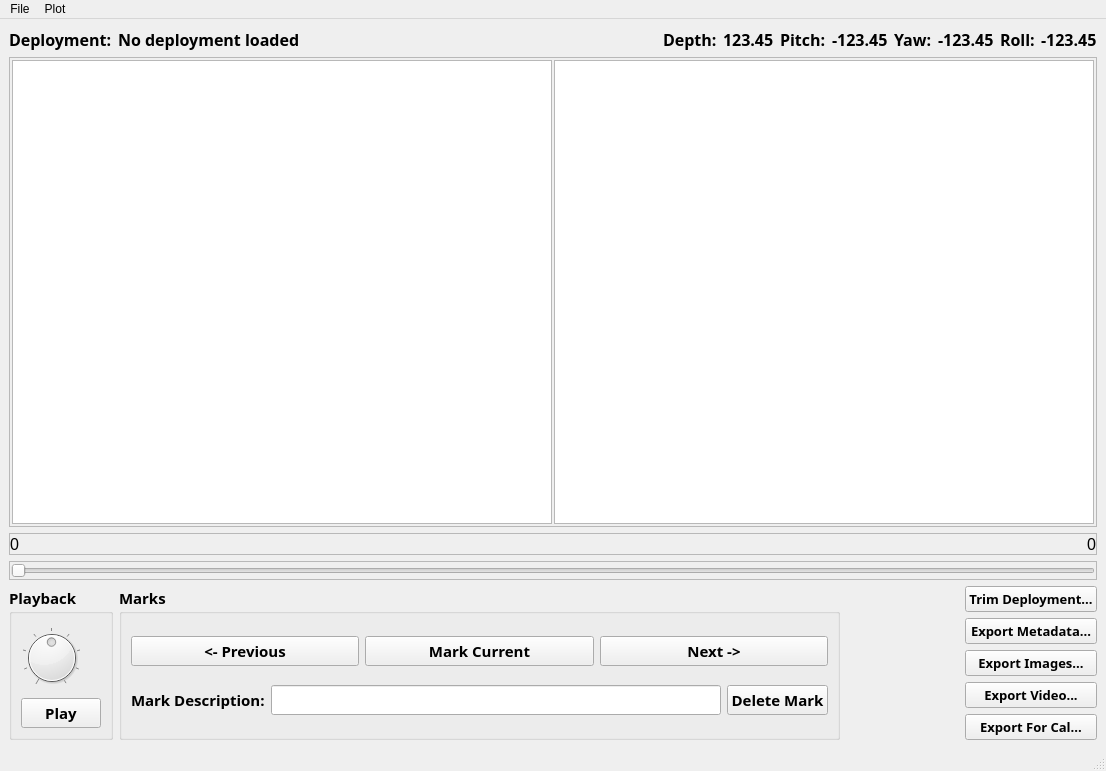
<?xml version="1.0" encoding="UTF-8"?>
<ui version="4.0">
 <class>CamtrawlBrowser</class>
 <widget class="QMainWindow" name="CamtrawlBrowser">
  <property name="geometry">
   <rect>
    <x>0</x>
    <y>0</y>
    <width>1106</width>
    <height>771</height>
   </rect>
  </property>
  <property name="minimumSize">
   <size>
    <width>0</width>
    <height>0</height>
   </size>
  </property>
  <property name="maximumSize">
   <size>
    <width>9999</width>
    <height>9999</height>
   </size>
  </property>
  <property name="windowTitle">
   <string>Camtrawl Browser</string>
  </property>
  <widget class="QWidget" name="centralwidget">
   <layout class="QVBoxLayout" name="verticalLayout_3">
    <item>
     <layout class="QHBoxLayout" name="horizontalLayout_7">
      <item>
       <widget class="QLabel" name="label">
        <property name="font">
         <font>
          <family>Arial Black</family>
          <pointsize>12</pointsize>
          <weight>75</weight>
          <bold>true</bold>
         </font>
        </property>
        <property name="text">
         <string>Deployment:</string>
        </property>
       </widget>
      </item>
      <item>
       <widget class="QLabel" name="deployment">
        <property name="font">
         <font>
          <family>Arial Black</family>
          <pointsize>12</pointsize>
          <weight>75</weight>
          <bold>true</bold>
         </font>
        </property>
        <property name="text">
         <string>No deployment loaded</string>
        </property>
       </widget>
      </item>
      <item>
       <spacer name="horizontalSpacer">
        <property name="orientation">
         <enum>Qt::Horizontal</enum>
        </property>
        <property name="sizeType">
         <enum>QSizePolicy::MinimumExpanding</enum>
        </property>
        <property name="sizeHint" stdset="0">
         <size>
          <width>40</width>
          <height>20</height>
         </size>
        </property>
       </spacer>
      </item>
      <item>
       <layout class="QHBoxLayout" name="horizontalLayout_8">
        <item>
         <widget class="QLabel" name="label_3">
          <property name="font">
           <font>
            <family>Arial Black</family>
            <pointsize>12</pointsize>
            <weight>75</weight>
            <bold>true</bold>
           </font>
          </property>
          <property name="text">
           <string>Depth:</string>
          </property>
         </widget>
        </item>
        <item>
         <widget class="QLabel" name="depth">
          <property name="font">
           <font>
            <family>Arial Black</family>
            <pointsize>12</pointsize>
            <weight>75</weight>
            <bold>true</bold>
           </font>
          </property>
          <property name="text">
           <string>123.45</string>
          </property>
         </widget>
        </item>
        <item>
         <widget class="QLabel" name="label_2">
          <property name="font">
           <font>
            <family>Arial Black</family>
            <pointsize>12</pointsize>
            <weight>75</weight>
            <bold>true</bold>
           </font>
          </property>
          <property name="text">
           <string>Pitch:</string>
          </property>
         </widget>
        </item>
        <item>
         <widget class="QLabel" name="pitch">
          <property name="font">
           <font>
            <family>Arial Black</family>
            <pointsize>12</pointsize>
            <weight>75</weight>
            <bold>true</bold>
           </font>
          </property>
          <property name="text">
           <string>-123.45</string>
          </property>
         </widget>
        </item>
        <item>
         <widget class="QLabel" name="label_4">
          <property name="font">
           <font>
            <family>Arial Black</family>
            <pointsize>12</pointsize>
            <weight>75</weight>
            <bold>true</bold>
           </font>
          </property>
          <property name="text">
           <string>Yaw:</string>
          </property>
         </widget>
        </item>
        <item>
         <widget class="QLabel" name="yaw">
          <property name="font">
           <font>
            <family>Arial Black</family>
            <pointsize>12</pointsize>
            <weight>75</weight>
            <bold>true</bold>
           </font>
          </property>
          <property name="text">
           <string>-123.45</string>
          </property>
         </widget>
        </item>
        <item>
         <widget class="QLabel" name="label_6">
          <property name="font">
           <font>
            <family>Arial Black</family>
            <pointsize>12</pointsize>
            <weight>75</weight>
            <bold>true</bold>
           </font>
          </property>
          <property name="text">
           <string>Roll:</string>
          </property>
         </widget>
        </item>
        <item>
         <widget class="QLabel" name="roll">
          <property name="font">
           <font>
            <family>Arial Black</family>
            <pointsize>12</pointsize>
            <weight>75</weight>
            <bold>true</bold>
           </font>
          </property>
          <property name="text">
           <string>-123.45</string>
          </property>
         </widget>
        </item>
       </layout>
      </item>
     </layout>
    </item>
    <item>
     <widget class="QFrame" name="frame_2">
      <property name="frameShape">
       <enum>QFrame::StyledPanel</enum>
      </property>
      <property name="frameShadow">
       <enum>QFrame::Raised</enum>
      </property>
      <layout class="QHBoxLayout" name="horizontalLayout">
       <property name="spacing">
        <number>2</number>
       </property>
       <property name="leftMargin">
        <number>2</number>
       </property>
       <property name="topMargin">
        <number>2</number>
       </property>
       <property name="rightMargin">
        <number>2</number>
       </property>
       <property name="bottomMargin">
        <number>2</number>
       </property>
       <item>
        <widget class="QImageViewer" name="gvLeft">
         <property name="minimumSize">
          <size>
           <width>450</width>
           <height>300</height>
          </size>
         </property>
        </widget>
       </item>
       <item>
        <widget class="QImageViewer" name="gvRight">
         <property name="minimumSize">
          <size>
           <width>450</width>
           <height>300</height>
          </size>
         </property>
        </widget>
       </item>
      </layout>
     </widget>
    </item>
    <item>
     <widget class="QFrame" name="frame_4">
      <property name="frameShape">
       <enum>QFrame::StyledPanel</enum>
      </property>
      <property name="frameShadow">
       <enum>QFrame::Raised</enum>
      </property>
      <layout class="QHBoxLayout" name="horizontalLayout_3">
       <property name="leftMargin">
        <number>0</number>
       </property>
       <property name="topMargin">
        <number>0</number>
       </property>
       <property name="rightMargin">
        <number>0</number>
       </property>
       <property name="bottomMargin">
        <number>0</number>
       </property>
       <item>
        <widget class="QLabel" name="minFrame">
         <property name="font">
          <font>
           <pointsize>12</pointsize>
          </font>
         </property>
         <property name="text">
          <string>0</string>
         </property>
        </widget>
       </item>
       <item>
        <spacer name="horizontalSpacer_2">
         <property name="orientation">
          <enum>Qt::Horizontal</enum>
         </property>
         <property name="sizeHint" stdset="0">
          <size>
           <width>40</width>
           <height>20</height>
          </size>
         </property>
        </spacer>
       </item>
       <item>
        <widget class="QLabel" name="maxFrame">
         <property name="font">
          <font>
           <pointsize>12</pointsize>
          </font>
         </property>
         <property name="text">
          <string>0</string>
         </property>
        </widget>
       </item>
      </layout>
     </widget>
    </item>
    <item>
     <widget class="QFrame" name="frame_3">
      <property name="frameShape">
       <enum>QFrame::StyledPanel</enum>
      </property>
      <property name="frameShadow">
       <enum>QFrame::Raised</enum>
      </property>
      <layout class="QVBoxLayout" name="verticalLayout_2">
       <property name="spacing">
        <number>6</number>
       </property>
       <property name="leftMargin">
        <number>1</number>
       </property>
       <property name="topMargin">
        <number>1</number>
       </property>
       <property name="rightMargin">
        <number>1</number>
       </property>
       <property name="bottomMargin">
        <number>1</number>
       </property>
       <item>
        <widget class="QTickSlider" name="imageSlider">
         <property name="orientation">
          <enum>Qt::Horizontal</enum>
         </property>
        </widget>
       </item>
      </layout>
     </widget>
    </item>
    <item>
     <layout class="QHBoxLayout" name="horizontalLayout_6">
      <item>
       <widget class="QGroupBox" name="gbPlay">
        <property name="font">
         <font>
          <family>Arial Black</family>
          <pointsize>11</pointsize>
          <weight>75</weight>
          <bold>true</bold>
         </font>
        </property>
        <property name="title">
         <string>Playback</string>
        </property>
        <layout class="QVBoxLayout" name="verticalLayout_6">
         <item>
          <widget class="QDial" name="playSpeedDial">
           <property name="maximumSize">
            <size>
             <width>61</width>
             <height>16777215</height>
            </size>
           </property>
           <property name="minimum">
            <number>1</number>
           </property>
           <property name="maximum">
            <number>9</number>
           </property>
           <property name="value">
            <number>5</number>
           </property>
           <property name="orientation">
            <enum>Qt::Horizontal</enum>
           </property>
           <property name="wrapping">
            <bool>false</bool>
           </property>
           <property name="notchesVisible">
            <bool>true</bool>
           </property>
          </widget>
         </item>
         <item>
          <widget class="QPushButton" name="playBtn">
           <property name="font">
            <font>
             <family>Arial Black</family>
             <pointsize>11</pointsize>
             <weight>75</weight>
             <bold>true</bold>
            </font>
           </property>
           <property name="text">
            <string>Play</string>
           </property>
           <property name="checkable">
            <bool>true</bool>
           </property>
          </widget>
         </item>
        </layout>
       </widget>
      </item>
      <item>
       <widget class="QGroupBox" name="gbMarks">
        <property name="minimumSize">
         <size>
          <width>500</width>
          <height>0</height>
         </size>
        </property>
        <property name="font">
         <font>
          <family>Arial Black</family>
          <pointsize>11</pointsize>
          <weight>75</weight>
          <bold>true</bold>
         </font>
        </property>
        <property name="title">
         <string>Marks</string>
        </property>
        <layout class="QVBoxLayout" name="verticalLayout">
         <item>
          <layout class="QHBoxLayout" name="horizontalLayout_4">
           <item>
            <widget class="QPushButton" name="pbPreviousMark">
             <property name="font">
              <font>
               <family>Arial Black</family>
               <pointsize>11</pointsize>
               <weight>75</weight>
               <bold>true</bold>
              </font>
             </property>
             <property name="text">
              <string>&lt;- Previous</string>
             </property>
            </widget>
           </item>
           <item>
            <widget class="QPushButton" name="pbMarkCurrent">
             <property name="font">
              <font>
               <family>Arial Black</family>
               <pointsize>11</pointsize>
               <weight>75</weight>
               <bold>true</bold>
              </font>
             </property>
             <property name="text">
              <string>Mark Current</string>
             </property>
            </widget>
           </item>
           <item>
            <widget class="QPushButton" name="pbNextMark">
             <property name="font">
              <font>
               <family>Arial Black</family>
               <pointsize>11</pointsize>
               <weight>75</weight>
               <bold>true</bold>
              </font>
             </property>
             <property name="text">
              <string>Next -&gt;</string>
             </property>
            </widget>
           </item>
          </layout>
         </item>
         <item>
          <layout class="QHBoxLayout" name="horizontalLayout_5">
           <item>
            <widget class="QLabel" name="label_5">
             <property name="font">
              <font>
               <family>Arial Black</family>
               <pointsize>11</pointsize>
               <weight>75</weight>
               <bold>true</bold>
              </font>
             </property>
             <property name="text">
              <string>Mark Description:</string>
             </property>
            </widget>
           </item>
           <item>
            <widget class="QLineEdit" name="marksDescription">
             <property name="minimumSize">
              <size>
               <width>450</width>
               <height>0</height>
              </size>
             </property>
             <property name="maximumSize">
              <size>
               <width>1000</width>
               <height>16777215</height>
              </size>
             </property>
             <property name="font">
              <font>
               <family>Arial Black</family>
               <pointsize>11</pointsize>
               <weight>75</weight>
               <bold>true</bold>
              </font>
             </property>
            </widget>
           </item>
           <item>
            <widget class="QPushButton" name="pbDeleteMark">
             <property name="font">
              <font>
               <family>Arial Black</family>
               <pointsize>11</pointsize>
               <weight>75</weight>
               <bold>true</bold>
              </font>
             </property>
             <property name="text">
              <string>Delete Mark</string>
             </property>
            </widget>
           </item>
          </layout>
         </item>
        </layout>
       </widget>
      </item>
      <item>
       <spacer name="horizontalSpacer_3">
        <property name="orientation">
         <enum>Qt::Horizontal</enum>
        </property>
        <property name="sizeHint" stdset="0">
         <size>
          <width>40</width>
          <height>20</height>
         </size>
        </property>
       </spacer>
      </item>
      <item>
       <layout class="QVBoxLayout" name="verticalLayout_4">
        <item>
         <widget class="QPushButton" name="pbTrim">
          <property name="font">
           <font>
            <family>Arial Black</family>
            <pointsize>10</pointsize>
            <weight>75</weight>
            <bold>true</bold>
           </font>
          </property>
          <property name="text">
           <string>Trim Deployment...</string>
          </property>
         </widget>
        </item>
        <item>
         <widget class="QPushButton" name="exportBtn">
          <property name="font">
           <font>
            <family>Arial Black</family>
            <pointsize>10</pointsize>
            <weight>75</weight>
            <bold>true</bold>
           </font>
          </property>
          <property name="text">
           <string>Export Metadata...</string>
          </property>
         </widget>
        </item>
        <item>
         <widget class="QPushButton" name="pbExportImage">
          <property name="font">
           <font>
            <family>Arial Black</family>
            <pointsize>10</pointsize>
            <weight>75</weight>
            <bold>true</bold>
           </font>
          </property>
          <property name="text">
           <string>Export Images...</string>
          </property>
         </widget>
        </item>
        <item>
         <widget class="QPushButton" name="pbExportVideo">
          <property name="font">
           <font>
            <family>Arial Black</family>
            <pointsize>10</pointsize>
            <weight>75</weight>
            <bold>true</bold>
           </font>
          </property>
          <property name="text">
           <string>Export Video...</string>
          </property>
         </widget>
        </item>
        <item>
         <widget class="QPushButton" name="pbExForCal">
          <property name="font">
           <font>
            <family>Arial Black</family>
            <pointsize>10</pointsize>
            <weight>75</weight>
            <bold>true</bold>
           </font>
          </property>
          <property name="text">
           <string>Export For Cal...</string>
          </property>
         </widget>
        </item>
       </layout>
      </item>
     </layout>
    </item>
   </layout>
   <zorder>frame_2</zorder>
   <zorder>frame_3</zorder>
   <zorder>frame_4</zorder>
  </widget>
  <widget class="QMenuBar" name="menuBar">
   <property name="geometry">
    <rect>
     <x>0</x>
     <y>0</y>
     <width>1106</width>
     <height>21</height>
    </rect>
   </property>
   <widget class="QMenu" name="menuFile">
    <property name="title">
     <string>File</string>
    </property>
    <addaction name="actionLoad"/>
    <addaction name="separator"/>
    <addaction name="actionExit"/>
   </widget>
   <widget class="QMenu" name="menuPlot">
    <property name="title">
     <string>Plot</string>
    </property>
    <addaction name="actionPlotDepth"/>
    <addaction name="actionPlotVAT"/>
   </widget>
   <addaction name="menuFile"/>
   <addaction name="menuPlot"/>
  </widget>
  <widget class="QStatusBar" name="statusBar"/>
  <action name="actionLoad">
   <property name="text">
    <string>Load Deployment...</string>
   </property>
  </action>
  <action name="actionExit">
   <property name="text">
    <string>Exit</string>
   </property>
  </action>
  <action name="actionPlotDepth">
   <property name="enabled">
    <bool>false</bool>
   </property>
   <property name="text">
    <string>Plot Depth Profile</string>
   </property>
  </action>
  <action name="actionPlotVAT">
   <property name="enabled">
    <bool>false</bool>
   </property>
   <property name="text">
    <string>Plot System Voltage and Temp</string>
   </property>
  </action>
 </widget>
 <customwidgets>
  <customwidget>
   <class>QImageViewer</class>
   <extends>QGraphicsView</extends>
   <header>MaceFunctions.QImageViewer.QImageViewer</header>
  </customwidget>
  <customwidget>
   <class>QTickSlider</class>
   <extends>QSlider</extends>
   <header>QTickSlider</header>
  </customwidget>
 </customwidgets>
 <resources/>
 <connections/>
</ui>
